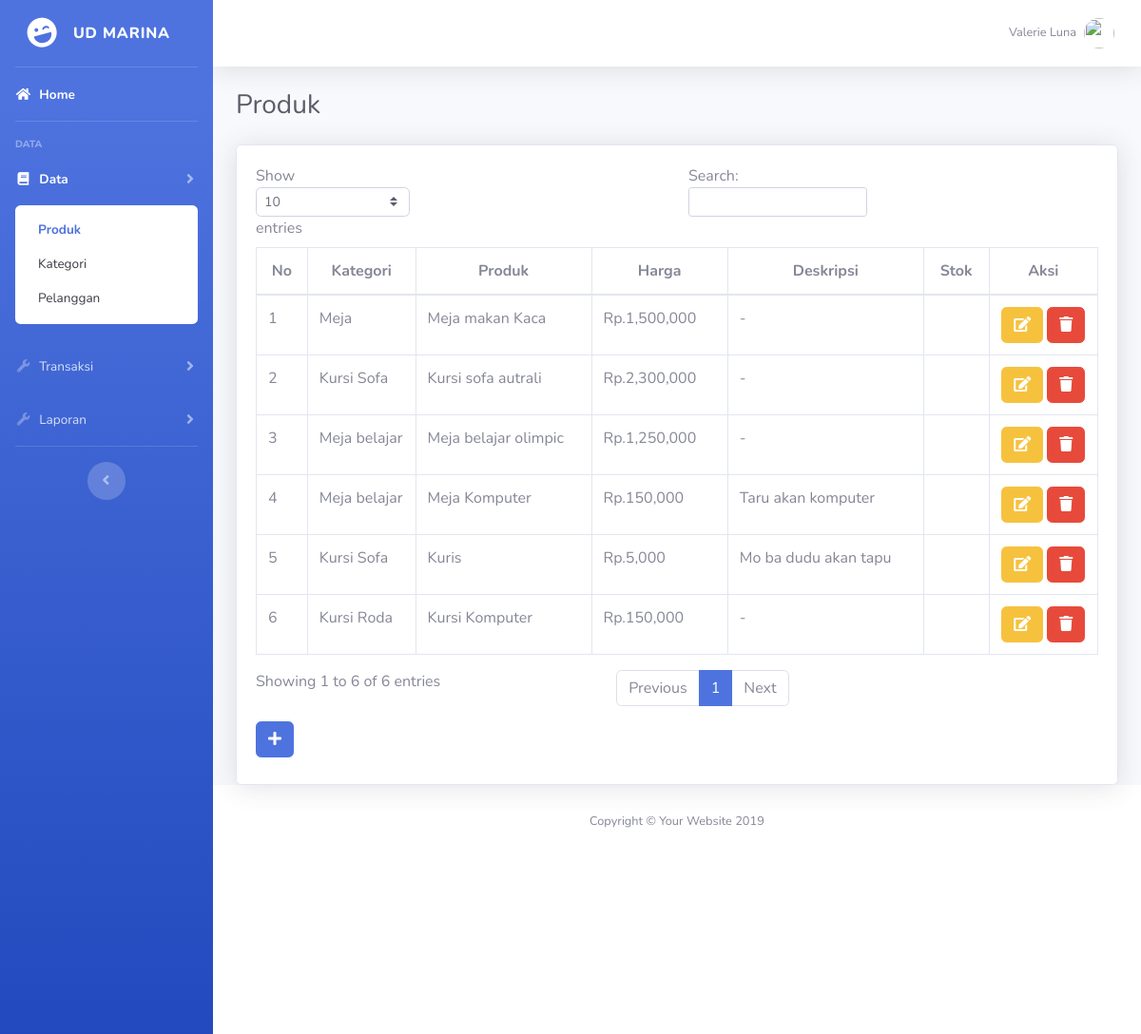
The page /admin/index.php?page=produk on the database as committed earlier.
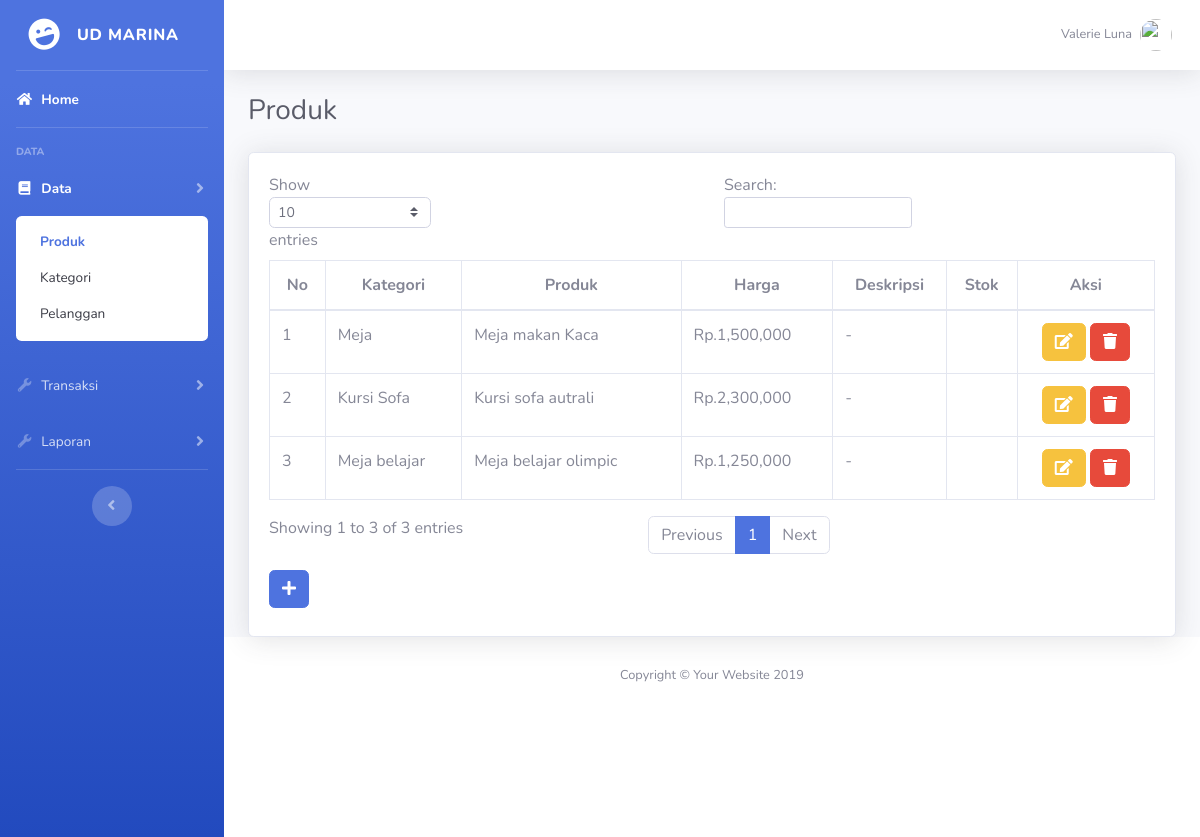
The same page on the database as committed later.
### tables this page shows
CREATE TABLE IF NOT EXISTS `tbproduk` (
  `id` int(10) NOT NULL,
  `id_kategori` varchar(10) NOT NULL,
  `nama_barang` text NOT NULL,
  `harga` varchar(10) NOT NULL,
  `deskripsi` text NOT NULL,
  `tanggal` varchar(50) NOT NULL,
  `img` varchar(50) NOT NULL
);

CREATE TABLE IF NOT EXISTS `tbkategori` (
  `id` int(10) NOT NULL,
  `kategori` varchar(200) NOT NULL
);

### admin/page/produk/produk.php (the view, shortened to what this page needs)
<div class="row">
	<?php
	if($_GET['act']=='add' || $_GET['act']=='edit'){
		include "page/produk/add_produk.php";
	} else if($_GET['act']=='delete'){
		$id = $_GET['idpro'];
		mysql_query("DELETE FROM tbproduk WHERE id='$id'");
		header("location:?page=produk");
	} else {
	?>
	<div class="col-md-12">
		<div class="card shadow">
			<div class="card-body">
				<div class="table-responsive">
					<table class="table table-bordered" id="dataTable">
						<thead>
							<tr class="text-center">
								<th>No</th>
								<th>Kategori</th>
								<th>Produk</th>
								<th>Harga</th>
								<th>Deskripsi</th>
								<th>Stok</th>
								<th>Aksi</th>
							</tr>
						</thead>
						<tbody>
							<?php
							$sql = mysql_query("SELECT a.id,a.nama_barang,a.harga,a.deskripsi,b.kategori,a.stok FROM tbproduk a, tbkategori b WHERE a.id_kategori=b.id ORDER BY a.id ASC");
							$no = 1;
							while($d = mysql_fetch_array($sql)){?>
								<tr>
									<td><?= $no++;?></td>
									<td><?= ucfirst($d['kategori']);?></td>
									<td><?= ucfirst($d['nama_barang']);?></td>
									<td>Rp.<?= number_format($d['harga']);?></td>
									<td><?= ucfirst($d['deskripsi']);?></td>
									<td><?= $d['stok'];?></td>
									<td class="text-center"><a href="?page=produk&act=edit&idpro=<?= $d['id'];?>" class="btn btn-warning"><i class="fa fa-edit"></i></a> <a href="?page=produk&act=delete&idpro=<?= $d['id'];?>" class="btn btn-danger" onclick="return confirm('Anda yakin ingin menghapus produk ini?')"><i class="fa fa-trash"></i></a></td>
								</tr>
							<?php } ?>
						</tbody>
					</table>
					<a href="?page=produk&act=add" class="btn btn-primary mb-2"><i class="fa fa-plus"></i></a>
				</div>
			</div>
		</div>
	</div>
	<?php } ?>
</div>

Rows that differ between the two databases and show on the page:
removed tbproduk: id_kategori.kategori "Meja belajar", nama_barang "Meja Komputer", harga "150,000", deskripsi "Taru akan komputer"
removed tbproduk: id_kategori.kategori "Kursi Sofa", nama_barang "Kuris", harga "5,000", deskripsi "Mo ba dudu akan tapu"
removed tbproduk: id_kategori.kategori "Kursi Roda", nama_barang "Kursi Komputer", harga "150,000", deskripsi "-"
Other text that changed with them:
text written by a page script: "Show entries Search: Showing 1 to 6 of 6 entries Previous 1 Next" → "Show entries Search: Showing 1 to 3 of 3 entries Previous 1 Next"
